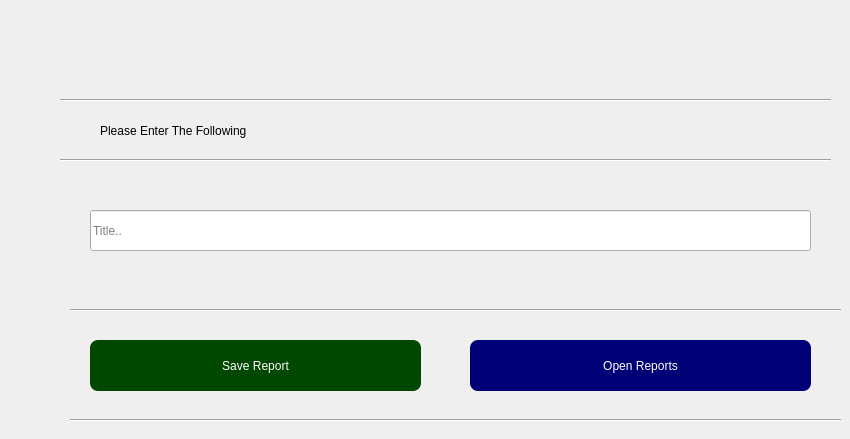
           <widget class="QWidget" name="tab_4">
            <attribute name="title">
             <string>Headcount Report</string>
            </attribute>
            <widget class="QLabel" name="label_13">
             <property name="geometry">
              <rect>
               <x>100</x>
               <y>100</y>
               <width>301</width>
               <height>61</height>
              </rect>
             </property>
             <property name="styleSheet">
              <string notr="true">
font: 16pt &quot;Berlin Sans FB&quot;;</string>
             </property>
             <property name="text">
              <string>Please Enter The Following</string>
             </property>
            </widget>
            <widget class="QLineEdit" name="title_2">
             <property name="geometry">
              <rect>
               <x>90</x>
               <y>210</y>
               <width>721</width>
               <height>41</height>
              </rect>
             </property>
             <property name="dragEnabled">
              <bool>true</bool>
             </property>
             <property name="placeholderText">
              <string>Title..</string>
             </property>
             <property name="clearButtonEnabled">
              <bool>true</bool>
             </property>
            </widget>
            <widget class="QPushButton" name="saveButton2">
             <property name="geometry">
              <rect>
               <x>90</x>
               <y>340</y>
               <width>331</width>
               <height>51</height>
              </rect>
             </property>
             <property name="styleSheet">
              <string notr="true">background-color: rgb(0, 71, 0);
color: rgb(255, 255, 255);
border-radius:8px;</string>
             </property>
             <property name="text">
              <string>Save Report</string>
             </property>
             <property name="checkable">
              <bool>true</bool>
             </property>
            </widget>
            <widget class="QPushButton" name="openButton_2">
             <property name="geometry">
              <rect>
               <x>470</x>
               <y>340</y>
               <width>341</width>
               <height>51</height>
              </rect>
             </property>
             <property name="styleSheet">
              <string notr="true">background-color: rgb(0, 0, 118);
color: rgb(255, 255, 255);
border-radius:8px;</string>
             </property>
             <property name="text">
              <string>Open Reports</string>
             </property>
            </widget>
            <widget class="Line" name="line_26">
             <property name="geometry">
              <rect>
               <x>70</x>
               <y>410</y>
               <width>771</width>
               <height>20</height>
              </rect>
             </property>
             <property name="orientation">
              <enum>Qt::Horizontal</enum>
             </property>
            </widget>
            <widget class="Line" name="line_27">
             <property name="geometry">
              <rect>
               <x>70</x>
               <y>300</y>
               <width>771</width>
               <height>20</height>
              </rect>
             </property>
             <property name="orientation">
              <enum>Qt::Horizontal</enum>
             </property>
            </widget>
            <widget class="Line" name="line_28">
             <property name="geometry">
              <rect>
               <x>60</x>
               <y>150</y>
               <width>771</width>
               <height>20</height>
              </rect>
             </property>
             <property name="orientation">
              <enum>Qt::Horizontal</enum>
             </property>
            </widget>
            <widget class="Line" name="line_29">
             <property name="geometry">
              <rect>
               <x>60</x>
               <y>90</y>
               <width>771</width>
               <height>20</height>
              </rect>
             </property>
             <property name="orientation">
              <enum>Qt::Horizontal</enum>
             </property>
            </widget>
           </widget>
